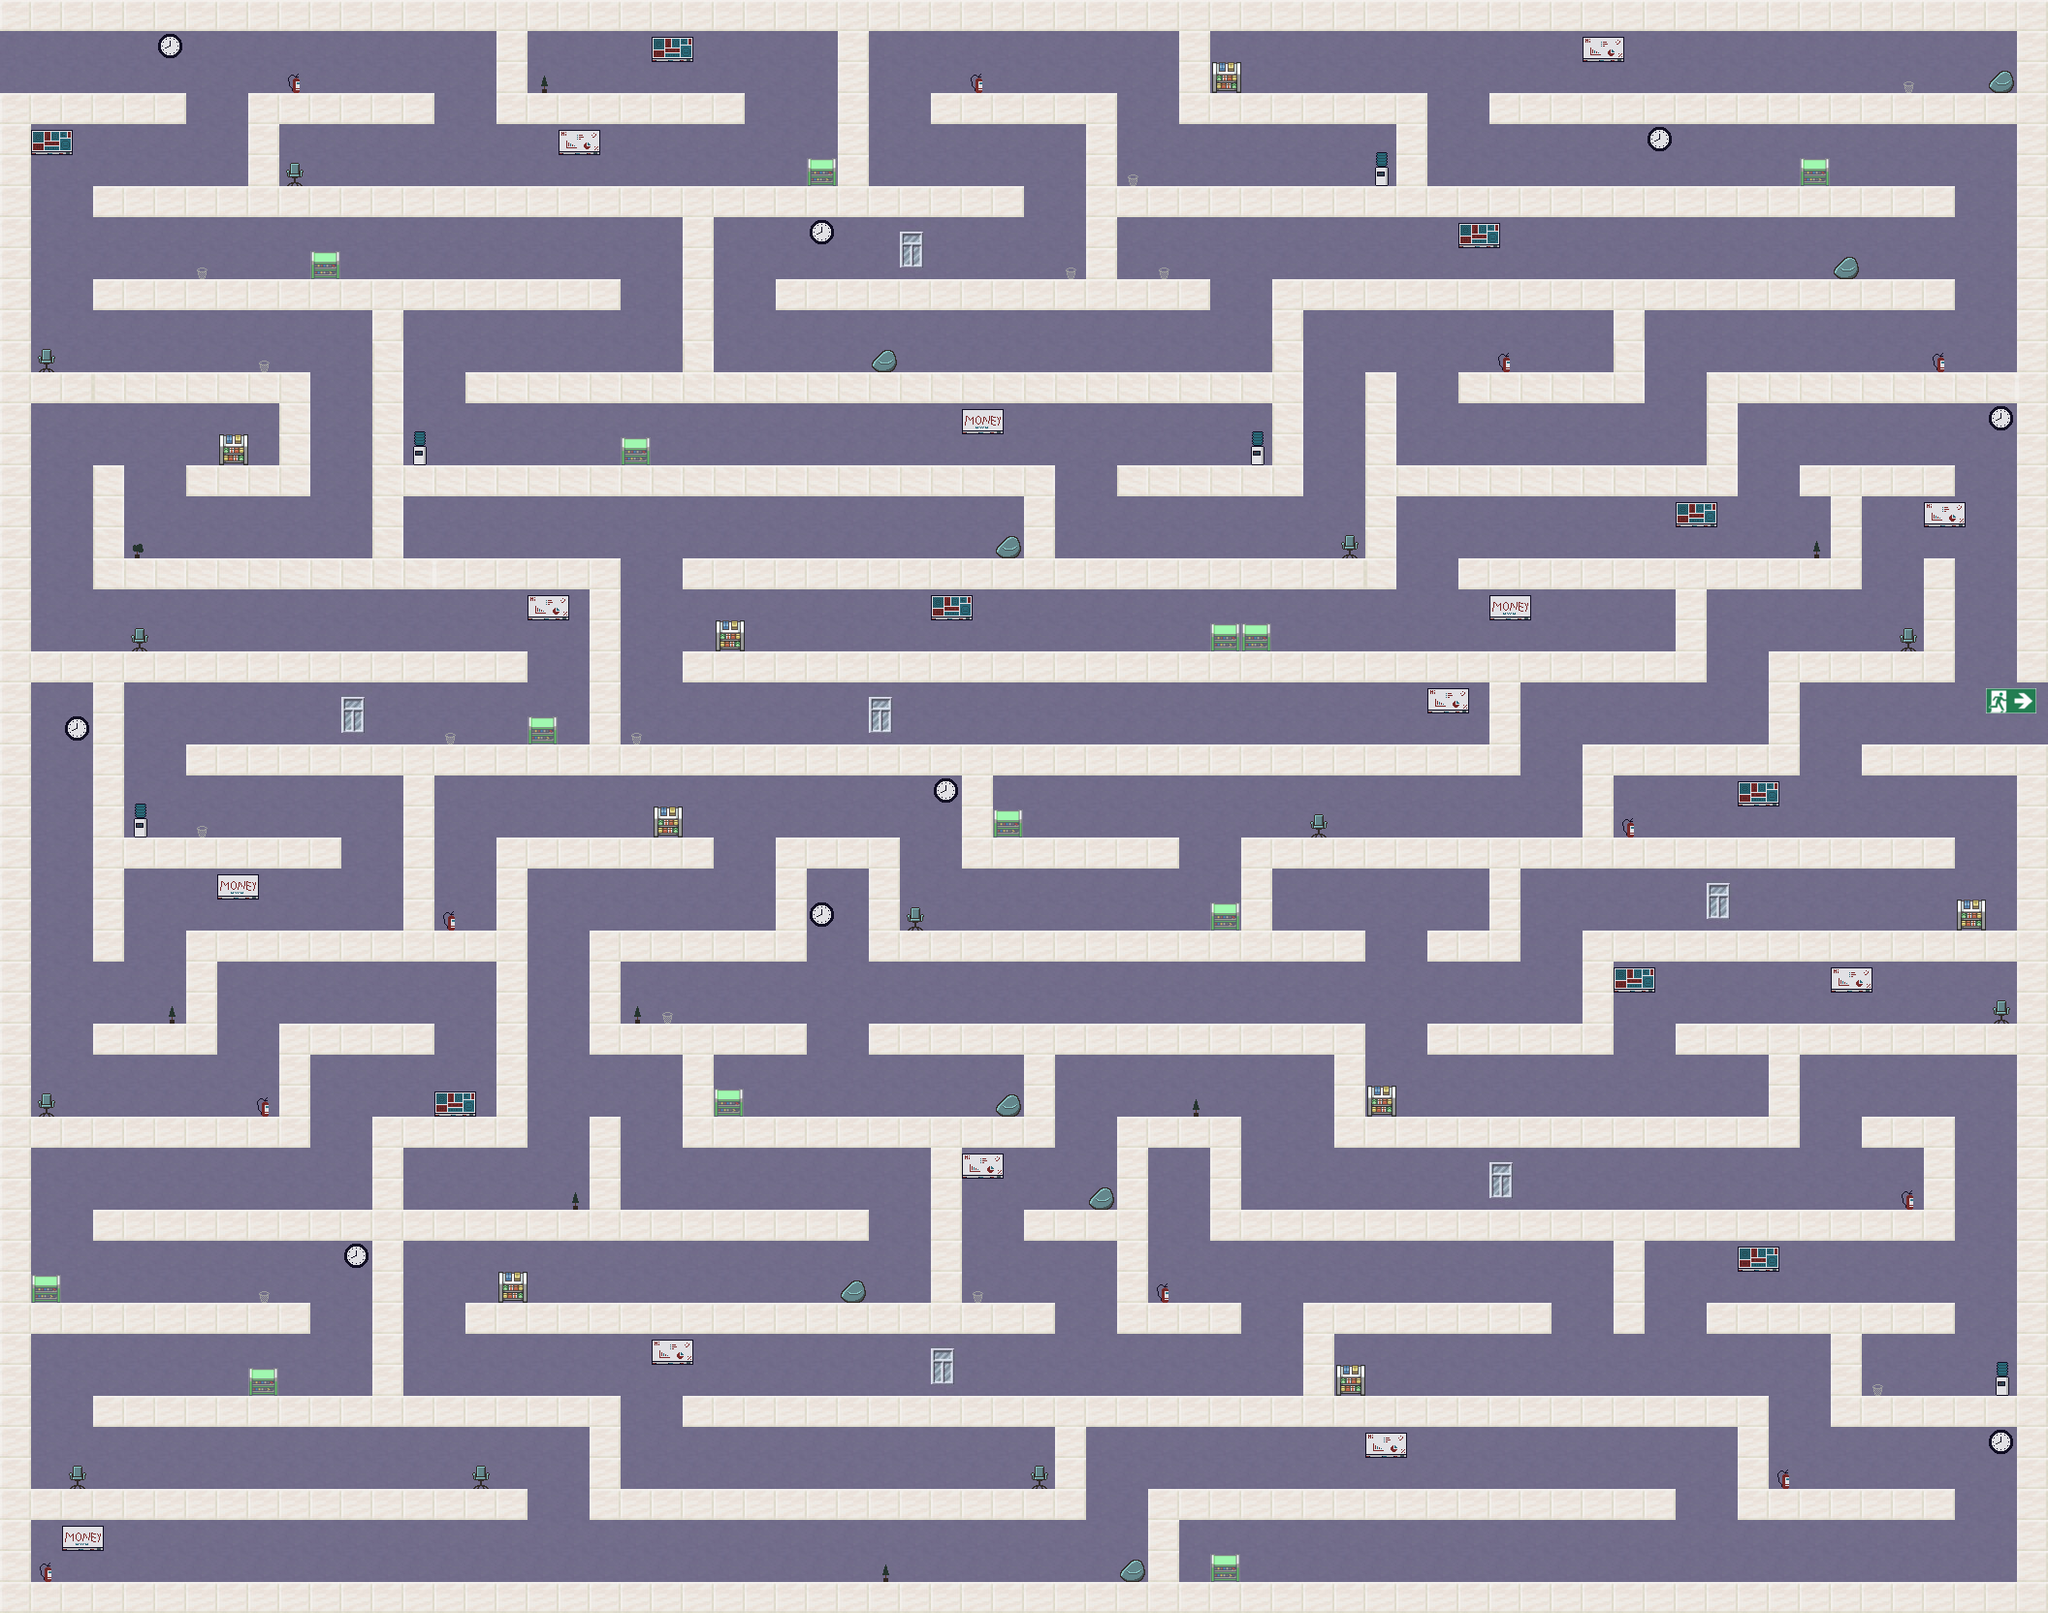

Below is a game level as drawn by its tile map, then a one-line description and the .tmx that defines it (tile-layer data replaced by summaries):
An orthogonal 66x52 tile map with 32x32 px tiles, 2 tile layers (Слой тайлов 1, Слой тайлов 2).

<map version="1.10" tiledversion="1.10.2" orientation="orthogonal" renderorder="right-down" width="66" height="52" tilewidth="32" tileheight="32" infinite="0" nextlayerid="3" nextobjectid="1">
 <tileset firstgid="1" source="декор.tsx" />
 <layer id="1" name="Слой тайлов 1" width="66" height="52">
  <data>[3432 cells, 3431 non-empty, 4 distinct tile ids]</data>
 </layer>
 <layer id="2" name="Слой тайлов 2" width="66" height="52">
  <data>[3432 cells, 113 non-empty, 16 distinct tile ids]</data>
 </layer>
</map>
